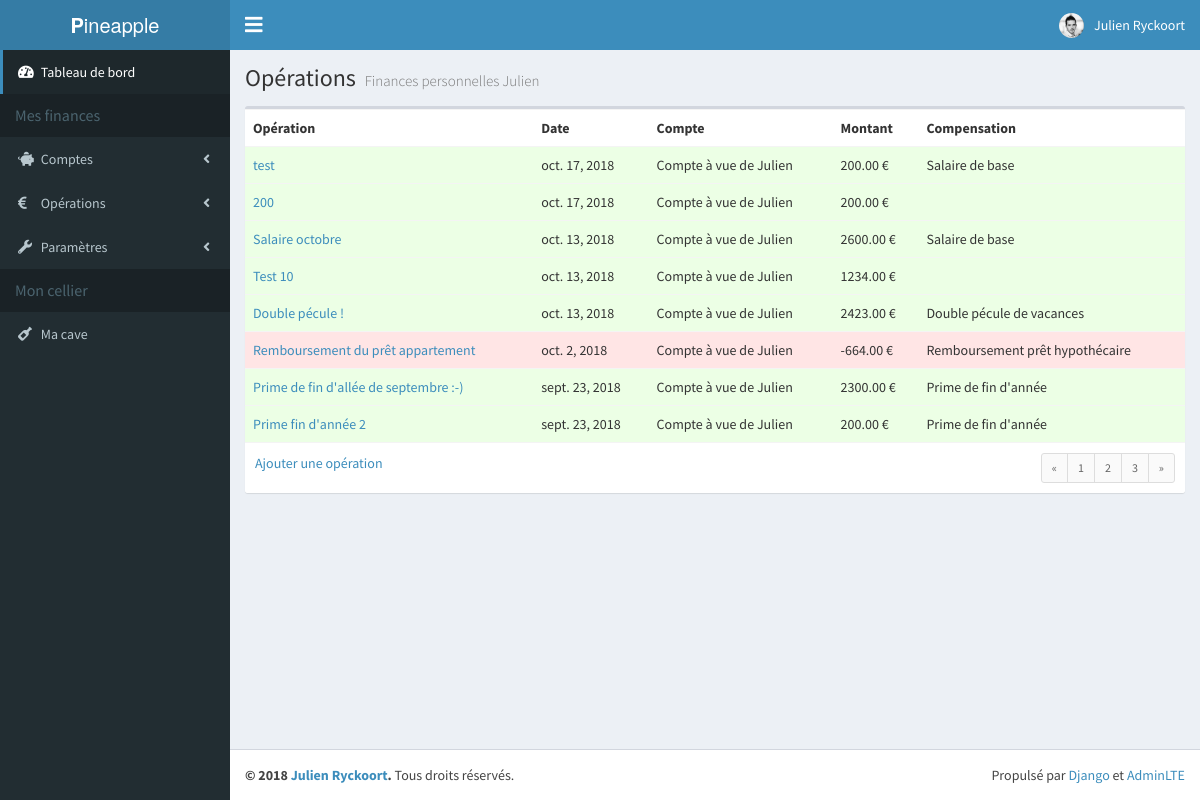
The app's page /accounting/operations/1 (signed in) with its own data.
### accounting/models.py (models this page shows, shortened)
class Budget(models.Model):
    user = models.ManyToManyField('auth.User')
    name = models.CharField(max_length=200)
    text = models.TextField(default=None, blank=True, null=True)
    class Meta:
        ordering = ('id',)

class AccountingEntry(models.Model):
    account = models.ForeignKey('Account', on_delete=models.CASCADE)
    counterparty_account = models.ForeignKey('Account', on_delete=models.CASCADE, blank=True, null=True, related_name='accounting_entry_counterparty')
    compensation_account = models.ForeignKey('CompensationAccount', on_delete=models.CASCADE, blank=True, null=True, default=None)
    date = models.DateField()
    amount = models.DecimalField(max_digits=13, decimal_places=2)
    name = models.CharField(max_length=200)
    text = models.TextField(default=None, blank=True, null=True)

class Account(models.Model):
    budget = models.ForeignKey('Budget', on_delete=models.CASCADE)
    name = models.CharField(max_length=200)
    text = models.TextField(default=None, blank=True, null=True)
    balance = models.DecimalField(max_digits=13, decimal_places=2)
    type = models.ForeignKey('AccountType', on_delete=models.PROTECT)
    class Meta:
        ordering = ('budget','type',)

class CompensationAccount(models.Model):
    budget = models.ForeignKey('Budget', on_delete=models.CASCADE)
    name = models.CharField(max_length=200)
    text = models.TextField(default=None, blank=True, null=True)
    balance = models.DecimalField(max_digits=13, decimal_places=2)
    category = models.ForeignKey('CompensationAccountCategory', on_delete=models.PROTECT)
    class Meta:
        ordering = ('budget','category',)

### accounting/views.py (the view)
# urls.py: path('operations/<id_budget>', views.operations, name='operations'),
def operations(request, id_budget):
    budget = Budget.objects.get(id=id_budget)
    entries = AccountingEntry.objects.filter(account__budget=id_budget).order_by('-date')
    return render(request, 'accounting/index_operations.html', locals())

### accounting/templates/accounting/index_operations.html
{% extends 'base.html' %}
{% block header %}
<h1>
  Opérations
  <small>{{ budget.name }}</small>
</h1>
{% endblock %}
{% block content %}
<div class="box">
  <div class="box-body no-padding">
    <table class="table">
      <tbody>
        <tr>
          <th>Opération</th>
          <th>Date</th>
          <th>Compte</th>
          <th>Montant</th>
          <th>Compensation</th>
        </tr>
        {% for entry in entries %}
        <tr {% if entry.amount >= 0 %} class="table-operations-income" {% else %} class="table-operations-expense" {% endif %}>
          <td><a href="{% url 'view_operation' entry.id %}">{{ entry.name }}</a></td>
          <td>{{ entry.date }}</td>
          <td>{{ entry.account.name }}</td>
          <td>{{ entry.amount }} €</td>
          <td>{{ entry.compensation_account.name }}</td>
        </tr>
        {% endfor %}
      </tbody>
    </table>
  </div>
  <div class="box-footer clearfix">
    <a href="{% url 'add_operation' %}">Ajouter une opération</a>
    <ul class="pagination pagination-sm no-margin pull-right">
      <li><a href="#">&laquo;</a></li>
      <li><a href="#">1</a></li>
      <li><a href="#">2</a></li>
      <li><a href="#">3</a></li>
      <li><a href="#">&raquo;</a></li>
    </ul>
  </div>
</div>
{% endblock %}

### project_templates/base.html (shortened to what this page needs)
{% load static %}
{% load humanize %}
<!DOCTYPE html>
<html>
<head>
  <link rel="stylesheet" href="{% static 'bower_components/bootstrap/dist/css/bootstrap.min.css' %}">
  <link rel="stylesheet" href="https://use.fontawesome.com/releases/v5.4.1/css/all.css">
  <link rel="stylesheet" href="{% static 'dist/css/AdminLTE.css' %}">
  <link rel="stylesheet" href="{% static 'dist/css/skins/skin-blue.min.css' %}">
  <link rel="stylesheet" href="{% static 'dist/css/pineapple.css' %}">
</head>
<body class="hold-transition skin-blue sidebar-mini">
<div class="wrapper">
  <header class="main-header">
    <a href="#" class="logo">
      <span class="logo-lg"><b>P</b>ineapple</span>
    </a>
    <nav class="navbar navbar-static-top" role="navigation">
      <a href="#" class="sidebar-toggle fa fa-bars" data-toggle="push-menu" role="button">
      </a>
      <div class="navbar-custom-menu">
        <ul class="nav navbar-nav">
          <li class="dropdown user user-menu">
            <a href="#" class="dropdown-toggle" data-toggle="dropdown">
              <img src="{% static 'dist/img/julien.jpg' %}" class="user-image" alt="User Image">
              <span class="hidden-xs">{{ request.user.first_name }} {{ request.user.last_name  }}</span>
            </a>
          </li>
        </ul>
      </div>
    </nav>
  </header>
  <aside class="main-sidebar">
    <section class="sidebar">
      <ul class="sidebar-menu" data-widget="tree">
        <li class="active">
          <a href="#">
            <i class="fa fa-tachometer-alt"></i>
            <span>Tableau de bord</span>
          </a>
        </li>
        <li class="header">Mes finances</li>
        <li class="treeview">
          <a href="#">
            <i class="fa fa-piggy-bank"></i>
            <span>Comptes</span>
            <span class="pull-right-container">
              <i class="fa fa-angle-left pull-right"></i>
            </span>
          </a>
        </li>
        <li class="treeview">
          <a href="#">
            <i class="fa fa-euro-sign"></i>
            <span>Opérations</span>
            <span class="pull-right-container">
              <i class="fa fa-angle-left pull-right"></i>
            </span>
          </a>
        </li>
        <li class="treeview">
          <a href="#">
            <i class="fa fa-wrench"></i>
            <span>Paramètres</span>
            <span class="pull-right-container">
              <i class="fa fa-angle-left pull-right"></i>
            </span>
          </a>
        </li>
        <li class="header">Mon cellier</li>
        <li>
          <a href="#">
            <i class="fa fa-wine-bottle"></i>
            <span>Ma cave</span>
          </a>
        </li>
      </ul>
    </section>
  </aside>
  <div class="content-wrapper">
    <section class="content-header">
      {% block header %}
      {% endblock %}
    </section>
    <section class="content container-fluid">
      {% block content %}
      {% endblock %}
    </section>
  </div>
  <footer class="main-footer">
    <div class="pull-right hidden-xs">
      Propulsé par <a href="https://www.djangoproject.com/" target="_blank">Django</a> et <a href="https://adminlte.io/" target="_blank">AdminLTE</a>
    </div>
    <strong>&copy; 2018 <a href="https://www.facebook.com/jryckoort" target="_blank">Julien Ryckoort</a>.</strong> Tous droits réservés.
  </footer>
</div>
</body>
</html>

### records on screen
Budget: name "Finances personnelles Julien"
AccountingEntry: name "test", date "oct. 17, 2018", account.name "Compte à vue de Julien", amount "200.00", compensation_account.name "Salaire de base"
AccountingEntry: name "200", date "oct. 17, 2018", account.name "Compte à vue de Julien", amount "200.00"
AccountingEntry: name "Salaire octobre", date "oct. 13, 2018", account.name "Compte à vue de Julien", amount "2600.00", compensation_account.name "Salaire de base"
AccountingEntry: name "Test 10", date "oct. 13, 2018", account.name "Compte à vue de Julien", amount "1234.00"
AccountingEntry: name "Double pécule !", date "oct. 13, 2018", account.name "Compte à vue de Julien", amount "2423.00", compensation_account.name "Double pécule de vacances"
AccountingEntry: name "Remboursement du prêt appartement", date "oct. 2, 2018", account.name "Compte à vue de Julien", amount "-664.00", compensation_account.name "Remboursement prêt hypothécaire"
AccountingEntry: name "Prime de fin d'allée de septembre :-)", date "sept. 23, 2018", account.name "Compte à vue de Julien", amount "2300.00", compensation_account.name "Prime de fin d'année"
AccountingEntry: name "Prime fin d'année 2", date "sept. 23, 2018", account.name "Compte à vue de Julien", amount "200.00", compensation_account.name "Prime de fin d'année"

### other values on screen
{{ request.user.first_name }} "Julien"
{{ request.user.last_name }} "Ryckoort"
